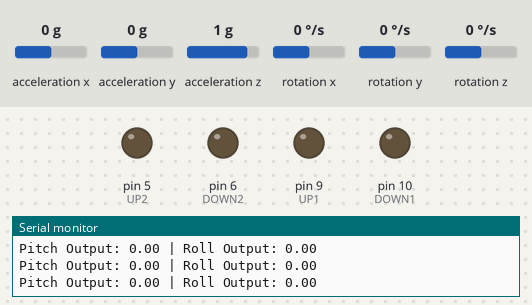
Simulated run of this sketch. Board: Arduino Uno, built with avr-gcc and run on an emulated ATmega328P. Parts: output pins drawn as LEDs (lit = HIGH), the last lines printed to the serial monitor. Inputs (shaded band) come from the test bench; at power-on: acceleration x 0 g, acceleration y 0 g, acceleration z 1 g, rotation x 0 °/s, rotation y 0 °/s, rotation z 0 °/s.

Above: at 1.2 s.
1.3 s: acceleration x set to -1.4 g
At 2.3 s:
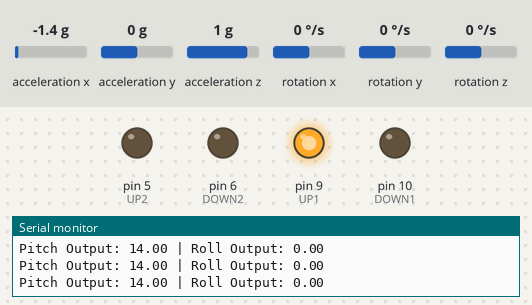
2.8 s: acceleration y set to -1.4 g
At 3.6 s:
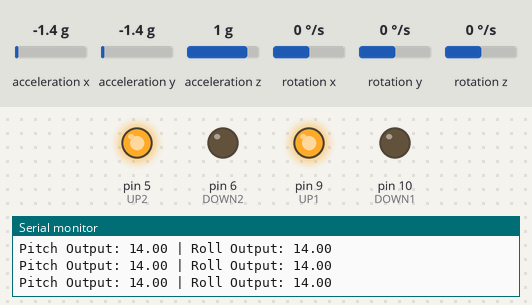
4.3 s: acceleration x set to -0.7 g
5.8 s: acceleration x set to -0.4 g
At 6.2 s:
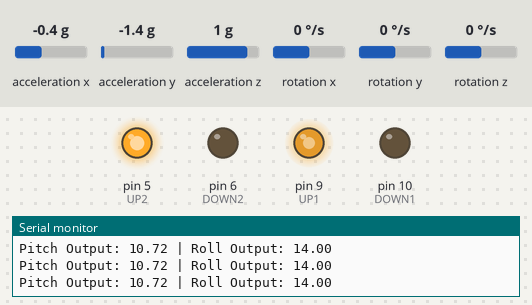
7.3 s: acceleration z set to 1.4 g
At 7.9 s:
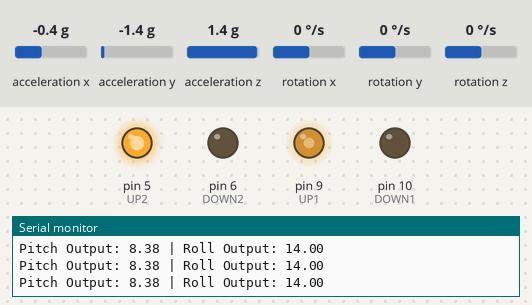
8.8 s: acceleration y set to -1 g
10.3 s: acceleration y set to -0.7 g
At 11.7 s:
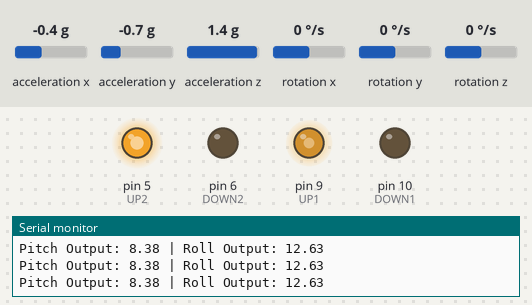
Timing chart, 0 to 12.8 s (numbered marks = the images above; inputs shaded):
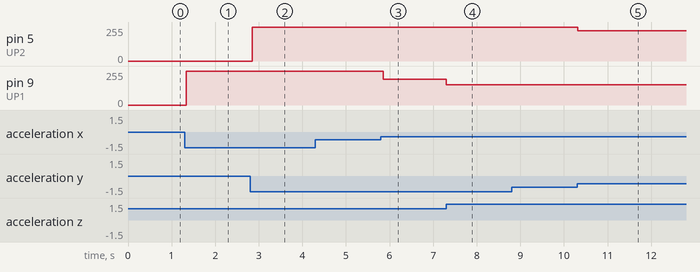

The sketch:

Chatgpt4_ContraindIntegral.ino
```cpp
#include <Wire.h>
#include <MPU6050.h>

MPU6050 mpuTop(0x68);   // MPU6050 at address 0x68
MPU6050 mpuBottom(0x69); // MPU6050 at address 0x69

// Define motor driver pins for Actuator 1
const int UP1 = 9;   // Up PWM for Actuator 1
const int DOWN1 = 10; // Down PWM for Actuator 1

// Define motor driver pins for Actuator 2
const int UP2 = 5;   // Up PWM for Actuator 2
const int DOWN2 = 6; // Down PWM for Actuator 2

// Tuned PID constants
float Kp = 0.4, Ki = 0.1, Kd = 0.25;
float prevErrorPitch = 0, prevErrorRoll = 0;
float integralPitch = 0, integralRoll = 0;

// Angle and integral limits
const float maxAngle = 30.0;
const float maxIntegral = 20.0; // Prevents integral wind-up

void setup() {
  Serial.begin(9600);
  Wire.begin();

  mpuTop.initialize();
  mpuBottom.initialize();

  pinMode(UP1, OUTPUT);
  pinMode(DOWN1, OUTPUT);
  pinMode(UP2, OUTPUT);
  pinMode(DOWN2, OUTPUT);
}

void loop() {
  int16_t axTop, ayTop, azTop, axBottom, ayBottom, azBottom;

  // Read acceleration data
  mpuTop.getAcceleration(&axTop, &ayTop, &azTop);
  mpuBottom.getAcceleration(&axBottom, &ayBottom, &azBottom);

  // Normalize values (MPU6050 raw data range is -16384 to 16384, where 16384 represents 1g)
  float normAxTop = axTop / 16384.0;
  float normAyTop = ayTop / 16384.0;
  float normAzTop = azTop / 16384.0;

  float normAxBottom = axBottom / 16384.0;
  float normAyBottom = ayBottom / 16384.0;
  float normAzBottom = azBottom / 16384.0;

  // Calculate tilt angles of top plate
  float pitchTop = atan2(normAxTop, normAzTop) * 180 / PI;
  float rollTop = atan2(normAyTop, normAzTop) * 180 / PI;

  // Desired top plate Z should be 1 (level)
  float errorPitch = -pitchTop;
  float errorRoll = -rollTop;

  // Apply angle limit to prevent exceeding frame limits
  errorPitch = constrain(errorPitch, -maxAngle, maxAngle);
  errorRoll = constrain(errorRoll, -maxAngle, maxAngle);

  // Prevent integral wind-up
  integralPitch = constrain(integralPitch + errorPitch, -maxIntegral, maxIntegral);
  integralRoll = constrain(integralRoll + errorRoll, -maxIntegral, maxIntegral);

  // PID calculations
  float dErrorPitch = errorPitch - prevErrorPitch;
  float dErrorRoll = errorRoll - prevErrorRoll;

  float outputPitch = Kp * errorPitch + Ki * integralPitch + Kd * dErrorPitch;
  float outputRoll = Kp * errorRoll + Ki * integralRoll + Kd * dErrorRoll;

  prevErrorPitch = errorPitch;
  prevErrorRoll = errorRoll;

  // Scale output for smooth speed control
  controlActuator(UP1, DOWN1, errorPitch);
  controlActuator(UP2, DOWN2, errorRoll);

  Serial.print("Pitch Output: "); Serial.print(outputPitch);
  Serial.print(" | Roll Output: "); Serial.println(outputRoll);

  delay(50);
}

void controlActuator(int upPWM, int downPWM, float output) {
  // Smooth motion mapping using a logarithmic scale
  int speed = constrain(map(abs(output), 0, maxAngle, 50, 255), 0, 255);

  if (output > 0) {
      analogWrite(upPWM, speed);
      analogWrite(downPWM, 0);
  } else if (output < 0) {
      analogWrite(upPWM, 0);
      analogWrite(downPWM, speed);
  } else {
      analogWrite(upPWM, 0);
      analogWrite(downPWM, 0);
  }
}
```

Measured:
- the behaviour switches between -0.6 and -0.5 g on acceleration x (found by bisection; images 2 and 3)
- after the input at 1.3 s, pin 9 (UP1): 0/255 → 255/255 at once
- after the input at 2.8 s, pin 5 (UP2): 0/255 → 255/255 at once
- after the input at 5.8 s, pin 9 (UP1): 255/255 → 193/255 after 0.06 s
- after the input at 7.3 s, pin 9 (UP1): 193/255 → 152/255 at once
- after the input at 10.3 s, pin 5 (UP2): 255/255 → 227/255 at once
